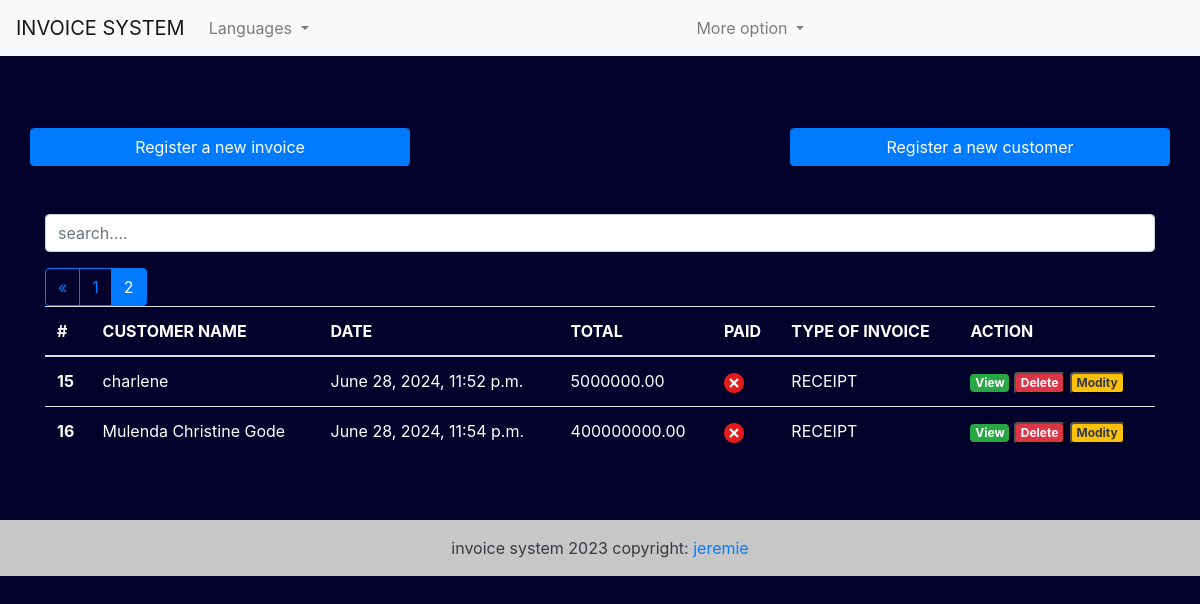
Page /?page=2 on the earlier database version.
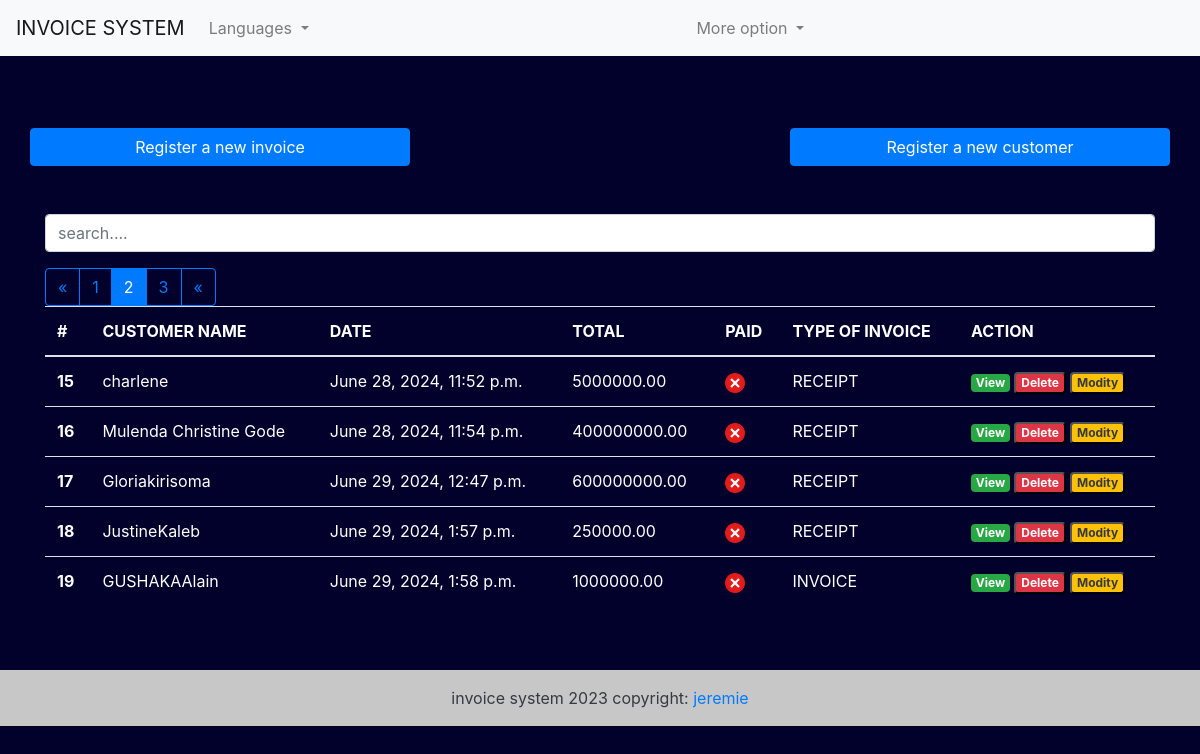
Same page on the later database version.
### fact_app/models.py (models this page shows, shortened)
class Invoice(models.Model):
  INVOICE_TYPE= (
    ('R', 'RECEIPT'),
    ('P', 'PROFORMA INVOICE'),
    ('I', 'INVOICE')
  )
  customer = models.ForeignKey(Customer, on_delete=models.PROTECT)
  save_by =models.ForeignKey(User, on_delete=models.PROTECT)
  invoice_date_time = models.DateTimeField(auto_now_add=True)
  total = models.DecimalField(max_digits=10000, decimal_places=2)
  last_updated_date = models.DateTimeField(null=True, blank=True)
  paid = models.BooleanField(default=False)
  invoice_type = models.CharField(max_length=1, choices=INVOICE_TYPE)
  comments = models.TextField(null=True, max_length=1000, blank=True)
  class Meta:
    verbose_name = "Invoice"
    verbose_name_plural ="Invoices"
  @property
  def get_total(self):
    articles = self.article_set.all()
    total = sum(article.get_total for article in articles)
    return total

class Customer(models.Model):
  SEX_TYPES =   (
    ('M', 'Masculin'),
    ('F', 'Feminin'),
  )
  name = models.CharField(max_length=132)
  email = models.EmailField()
  phone = models.CharField(max_length=132)
  address = models.CharField(max_length=64)
  sex = models.CharField(max_length=1, choices=SEX_TYPES)
  age =models.CharField(max_length=12)
  city = models.CharField(max_length=32)
  zip_code = models.CharField(max_length=16)
  created_date = models.DateTimeField(auto_now_add=True)
  save_by = models.ForeignKey(User, on_delete=models.PROTECT)
  class Meta:
    verbose_name = "Customer"
    verbose_name_plural ="Customers"

class Article(models.Model):
  invoice = models.ForeignKey(Invoice, on_delete=models.CASCADE)
  name = models.CharField(max_length=32)
  quantity = models.IntegerField()
  unit_price = models.DecimalField(max_digits=1000, decimal_places=2)
  total = models.DecimalField(max_digits=1000, decimal_places=2)
  class Meta:
    verbose_name='Article'
    verbose_name_plural='Articles'
  @property
  def get_total(self):
    total = self.quantity * self.unit_price
    return total

### fact_app/views.py (the view, shortened to what this page needs)
# urls.py: path('', views.HomeView.as_view(), name='home'),
class HomeView(View):
   templates_name = 'index.html'
   invoices = Invoice.objects.select_related('customer', 'save_by').all()
   context = {
      'invoices': invoices
   }
   def get(self, request, *args, **kwargs):
      items = pagination(request, self.invoices)
      self.context['invoices']= items
      return render(request, self.templates_name, self.context)

### fact_app/utils.py (called while the page is built)
def pagination(request, invoices):
     default_page = 1
     page = request.GET.get('page',default_page)
     items_per_page = 5
     paginator = Paginator(invoices, items_per_page)
     try:
          items_page = paginator.page(page)
     except PageNotAnInteger :
         items_page = paginator.page(default_page)
     except EmptyPage:
         items_page = paginator.page(paginator.num_pages)
     return items_page

### templates/index.html (shortened to what this page needs)
{% extends "base.html" %}
{% load static %}
{% block content %}
  <br><br>
<div class="row">
  <a href="{% url 'add-invoice' %}" class="btn col-md-4 btn-primary">
    Register a new invoice
  </a>
  <a href="#" class="btn col-md-4">
  </a>
  <a href="{% url 'add-customer' %}" class="btn col-md-4 btn-primary">
    Register a new customer
  </a>
</div>
<br><br>
<div class="form-group">
   <input id="search" class="form-control" type="text" placeholder="search....">
</div>
<div>
  <table class="table table-striped-columns">
     <thead>
       <tr style="
       color: white;";>
         <th scope="col">#</th>
         <th scope="col">CUSTOMER NAME</th>
         <th scope="col">DATE</th>
         <th scope="col">TOTAL</th>
         <th scope="col">PAID</th>
         <th scope="col">TYPE OF INVOICE</th>
         <th scope="col">ACTION</th>
       </tr>
     </thead>
     <tbody id="myTable">
         {% if invoices %}
         {% for facture in invoices %}
         <tr style="
         color: white;";>
            <th scope="row">{{ facture.pk }}</th>
            <td>{{ facture.customer.name }}</td>
            <td>{{ facture.invoice_date_time }}</td>
            <td>{{ facture.get_total }}</td>
            <td>
               {% if facture.paid %}
               <img src="{% static 'images/icon-yes.png'%}" alt="True" style="
               height: 20px;
               width: 20px;
               ";>
               {% else %}
               <img src="{% static 'images/icon-no.png'%}" alt="False" style="
               height: 20px;
               width: 20px;
               ">
               {% endif %}
            </td>
            <td>{{facture.get_invoice_type_display }}</td>
            <td>
              <a href="#" title="Detail" class="badge text-white bg-success">View</a>
              <button id="btn-invoice-sup" type="button" data-toggle="modal" data-target="#supprimer" class="badge text-white bg-danger" title="Supprimer" data-id="{{ facture.pk }}" data-customer="{{ facture.client.name}}">
                Delete
              </button>
              <button id="btn-invoice-mod" type="button" data-toggle="modal" data-target="#modifier" class="badge text-dark bg-warning" title="Modifier" data-id="{{ facture.pk }}" data-customer="{{ facture.customer.name}}">
                Modity
              </button>
            </td>
         </tr>
         {% endfor %}
         {% if invoices.has_other_pages %}
         <div class="btn-group" role="group" aria-label="Item pagination">
             {% if invoices.has_previous%}
             <a href="?page={{ invoices.previous_page_number }}" class="btn btn-outline-primary">&laquo;</a>
             {% endif %}
             {% for page_number in invoices.paginator.page_range %}
             {% if invoices.number == page_number %}
             <button class="btn btn-outline-primary active">
              <span>{{page_number}}<span class="sr-only">{current}</span></span>
             </button>
             {% else %}
                <a href="?page={{page_number}}" class="btn btn-outline-primary">{{page_number}}</a>
             {% endif %}
             {% endfor %}
             {% if invoices.has_next%}
              <a href="?page={{ invoices.next_page_number }}" class="btn btn-outline-primary">&laquo;</a>
             {% endif %}
         </div>
         {% endif%}
         {% else %}
         <p class="text-center text-white">Not Found.</p>
         {% endif %}
     </tbody>
  </table>
</div>
<br><br>
{% endblock content %}

### templates/base.html (shortened to what this page needs)
<!DOCTYPE html>
{% load static %}
<html lang="en">
<head>
  <link rel="stylesheet" href="https://cdn.jsdelivr.net/npm/bootstrap@4.6.2/dist/css/bootstrap.min.css">
   <link rel="stylesheet" href="{% static 'style.css'%}">
</head>
<body>
    <header>
      <nav class="navbar navbar-expand-lg navbar-light bg-light">
        <a class="navbar-brand" href="/">INVOICE SYSTEM</a>
        <div class="collapse navbar-collapse" id="navbarSupportedContent">
          <ul class="navbar-nav mr-auto">
            <li class="nav-item dropdown">
              <a class="nav-link dropdown-toggle" href="#" role="button" data-toggle="dropdown" aria-expanded="false">
                Languages
              </a>
            </li>
          </ul>
        </div>
        <div class="collapse navbar-collapse" id="navbarSupportedContent">
          <ul class="navbar-nav mr-auto">
            <li class="nav-item dropdown">
              <a class="nav-link dropdown-toggle" href="#" role="button" data-toggle="dropdown" aria-expanded="false">
                More option
              </a>
            </li>
          </ul>
        </div>
      </nav>
    </header>
    <div class="container">
      <div class="wrapper">
         <br>
      </div>
    </div>
   <div class="container">
    {% block content %}
    {% endblock content %}
  </div>
  <footer class="bg-light text-center text-dark">
      <div class="text-center p-3 " style="background-color: rgba(0,0,0,0.2) ;">
         invoice system 2023 copyright:
         <a href="">jeremie</a>
      </div>
  </footer>
</body>
</html>

### static/style.css (style rules this page uses)
* { margin: 0; padding: 0; }
body { background: rgb(2, 1, 43); color: white; }

Differences in the rows shown:
added Invoice: pk "17", customer.name "Gloriakirisoma", invoice_date_time "June 29, 2024, 12:47 p.m.", get_total "600000000.00", paid False (drawn), invoice_type "RECEIPT"
added Invoice: pk "18", customer.name "JustineKaleb", invoice_date_time "June 29, 2024, 1:57 p.m.", get_total "250000.00", paid False (drawn), invoice_type "RECEIPT"
added Invoice: pk "19", customer.name "GUSHAKAAlain", invoice_date_time "June 29, 2024, 1:58 p.m.", get_total "1000000.00", paid False (drawn), invoice_type "INVOICE"
Other differences:
new list line: "3"
